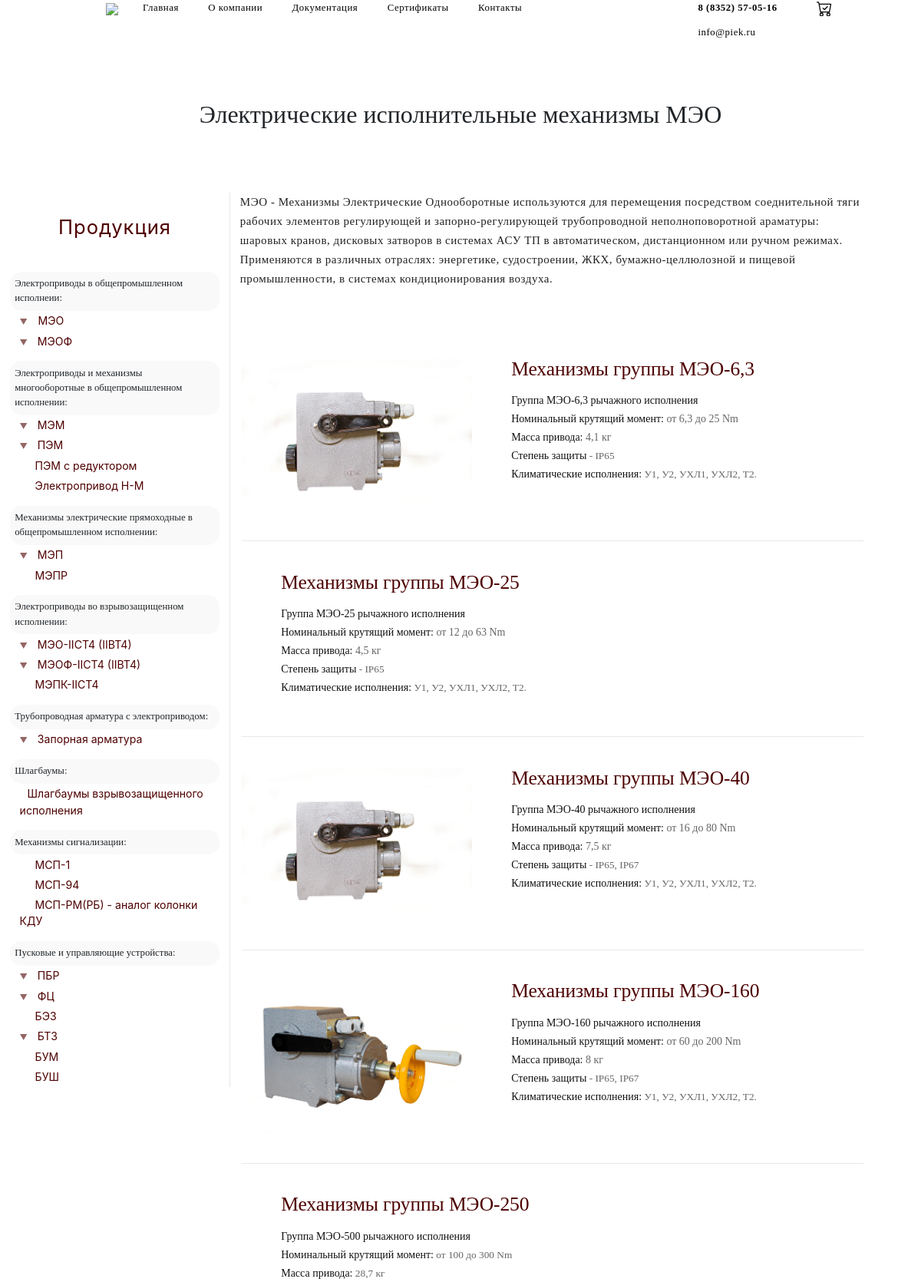
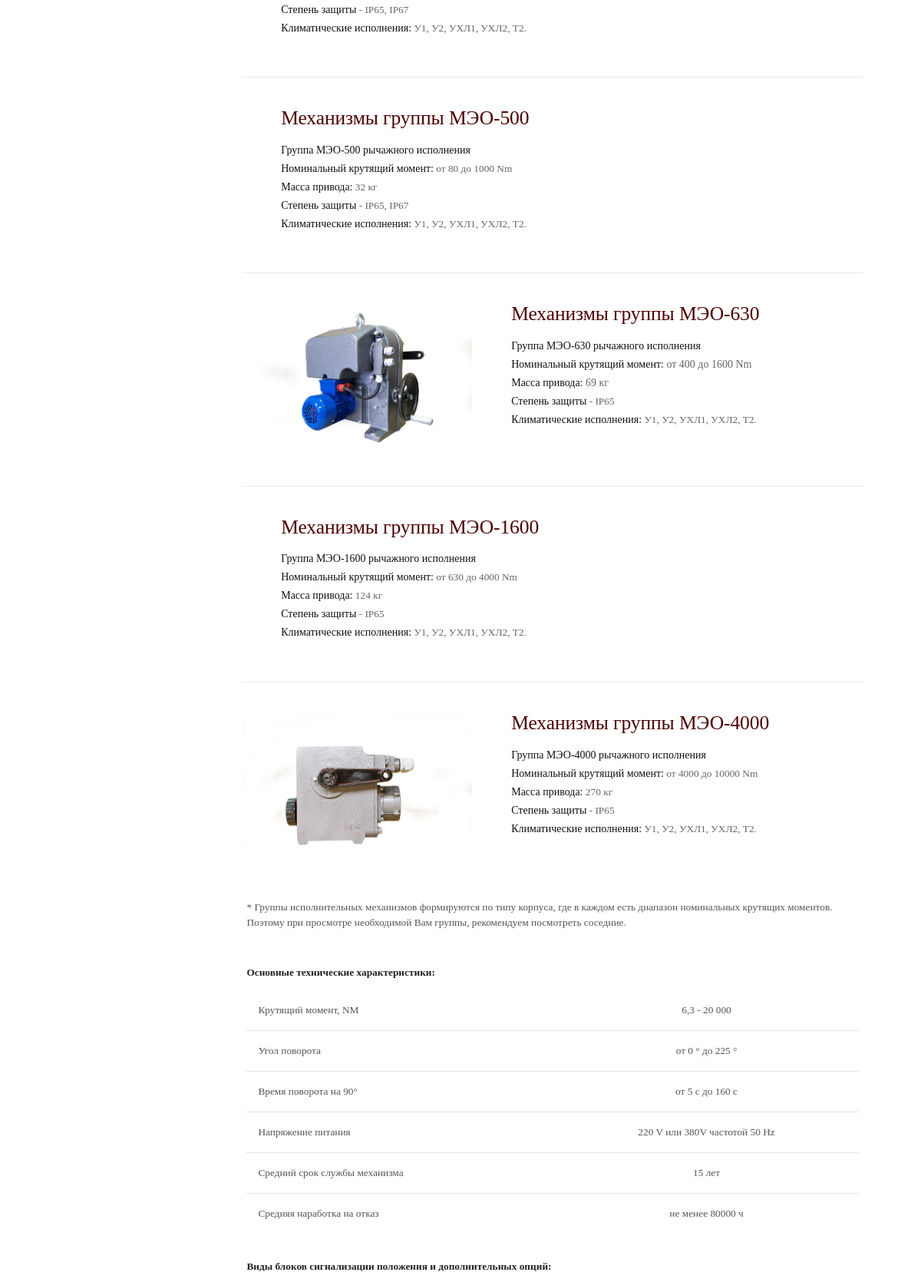
Screenshot of /catalog/mechanisms/meo/ (upper part) with the database file from the repository (2 pictures, top to bottom).
### mainapp/models.py (models this page shows, shortened)
class Group(models.Model):
    title       = models.CharField(max_length=250)
    position    = models.IntegerField('Позиция на странице', unique=True)
    meta_description = models.TextField(null=True, blank=True)
    name        = models.CharField('Название на странице группы', null=True, blank=True,max_length=250)
    img         = models.ImageField(upload_to='main_page', null=True, blank=True)
    slug        = models.CharField('url', unique=True, null=True, blank=True, max_length=200, help_text='for instance, "mechanisms/meo"' )
    description = HTMLField(null=True, blank=True)
    content     = HTMLField(null=True, blank=True)
    pic_of_hat  = models.ImageField(upload_to='pic_of_hat', null=True, blank=True, help_text='size: 1920x500px')
    class Meta:
        ordering = ['position']

class Product(models.Model):
    parent       = models.ForeignKey(Group, on_delete=models.CASCADE)
    slug_product = models.SlugField('url', help_text='for instance, "40 or 6_3"')
    meta_description = models.TextField(null=True, blank=True)
    img          = models.ImageField('Изображение для ссылки', upload_to='mechanisms_preview')
    href_title   = models.CharField("title group", max_length=250,)
    name         = models.CharField(max_length=250)
    h1_mod       = models.CharField(max_length=250)
    mod_table    = HTMLField(help_text="Указание идентификатора обязательно. id = 'MOD'")
    description  = HTMLField('description group', null=True, blank=True)
    content      = HTMLField()
    class Meta:
        ordering = ['id']

### mainapp/views.py (the view)
# urls.py: path('catalog/<path:slug>/', SubgroupDetailView, name='SubgroupDetailView'),
def SubgroupDetailView(request, slug):
    subgroup_info = get_object_or_404(Group, slug=slug)
    product_list  = Product.objects.filter(parent__slug=slug)
    return render(
    request,
    'mainapp/SubgroupDetailView.html',
    context = {
    'subgroup_info' : subgroup_info,
    'product_list'  : product_list,
    'in_cart_counter': cart_counter(request),
    })

### mainapp/views.py (called while the page is built)
def cart_counter(request):
    counter = 0
    if 'piek_cart' in request.session:
        for i in range(0, len(request.session['piek_cart'])):
            counter += int(request.session['piek_cart'][i].get('quantity'))
    return counter

### mainapp/templates/mainapp/SubgroupDetailView.html (shortened to what this page needs)
<!DOCTYPE html>
{% load static %}
<html xmlns="http://www.w3.org/1999/xhtml">
<head>
	{% include 'mainapp/parts/head-property.html' %}
	<link href="{% static 'css/SubgroupDetailView.css' %}" rel="stylesheet">
</head>
<body>
	{% if subgroup_info.pic_of_hat %}
	<style media="screen">
	:root{
		--navbar_bg_color: inherit;
		--nav_link_color: #fff;
		}
	</style>
	<div class="banner" style="background-image: url({{ subgroup_info.pic_of_hat.url }});">
		{% include 'mainapp/parts/header.html' %}
		<div class="container h-75">
		<h1 class="container banner-title align-middle p-3">{{subgroup_info.name}}</h1>
	</div>
</div>
<style media="screen">
.main-property{
	margin-top: 465px;
	border-top-left-radius: 40px;
	border-top-right-radius: 40px;
	z-index: 10;
	-webkit-box-shadow: 0px -4px 1px 1px rgba(237,237,237,1);
	-moz-box-shadow: 0px -4px 1px 1px rgba(237,237,237,1);
	box-shadow: 0px -4px 1px 1px rgba(237,237,237,1);
}
main{margin-bottom: -40px !important;}
.footer{position: relative; z-index: 10;}
@media (max-width: 768px){
	.main-property {
		border-top-left-radius: 0px;
		border-top-right-radius: 0px;
		margin-top: 0px !important;
	}
	.banner{
		position: relative;
		top: 0 !important;
		z-index: 99;
	}
}
</style>
{% else %}
{% include 'mainapp/parts/header.html' %}
<div style="z-index: 99!important; position: relative;background-color: #fff;">
<div class="container title">
	<div class="rellax" data-rellax-speed="-2">
		<h1 class="d-flex justify-content-center iphone-text-small py-md-3 py-5 px-3 text-center" style="margin-top: 7rem;">{{subgroup_info.name}}</h1>
	</div>
</div>
</div>
{% endif %}
<main class="main-property">
	<div class="row p-0 m-0">
		<div class="col-lg-3 d-none d-lg-flex justify-content-center p-0">
			{% include 'mainapp//minor/sidebar.html' %}
		</div>
		<div class="col-12 col-lg-9 col-xxl-6 col-xxl-pre-index col-xxl-6-index p-0">
			<div id="content-right" class="mx-auto">
				<div class="container px-3">
				{% if subgroup_info.description %}<div class="subgroup-description">{{subgroup_info.description | safe }}</div>{% endif %}
				</div>
				<section class="container m-auto pt-5">
					{% for product in product_list %}
					<div class="d-flex wrapper py-2 py-md-5 ">
						<a href="info/{{ product.slug_product }}" class="w-100">
							<div class="d-flex">
								<div class="flex-column justify-content-start py-3 py-md-0">
									<img src="{{ product.img.url }}" alt="">
								</div>
								<div class="flex-column justify-content-center w-100 px-md-5 position-relative">
									<h1 class="mb-md-3 px-3 py-4 py-md-0">{{ product.href_title }}</h1>
									<div class="d-none px-3 py-2 py-md-0 d-sm-flex flex-column description">{{ product.description |safe }}</div>
								</div>
							</div>
						</a>
					</div>
					{% endfor %}
				</section>
				<section class="container pb-5">
					<div class="content p-2">{{ subgroup_info.content|safe }}</div>
				</section>
		</div>
	</div>
</main>
</body>
</html>

### static/css/normal.css (style rules this page uses)
:root { --border: 1px solid #e8e8e8; brand_brown: #4e0000; }
* { outline:none; }
@media (min-width: 1200px) and (max-width: 1400px) { .col-xxl-6 { display: flex; flex: 0 0 70%; max-width: 70%; } }
.container { max-width: 1050px !important; padding-top:0px; }
html { margin-top: -25px; width: 100%; max-width: 100%; font-size: 0.8em; -webkit-font-smoothing: antialiased; box-sizing: border-box; }
body { width: 100% !important; overflow-x: hidden; margin: 0; padding: 0; overflow: visible; }
main { position: relative; margin: 0 auto; z-index: 2; border-bottom-left-radius: 40px; border-bottom-right-radius: 40px; background-color: #fff; -webkit-box-shadow: 0px 5px 5px 0px rgba(219,219,219,0.35); -moz-box-shadow: 0px 5px 5px 0px rgba(219,219,219,0.35); box-shadow: 0px 5px 5px 0px rgba(219,219,219,0.35); }
.title { padding: 0 5em; }
.container p,h1,h2,h3 { font-family: "Raleway"; }

### static/css/footer.css (style rules this page uses)
:root { --footer_bg_color: #f9f9f9; --tiny_footer_bg_color: #f9f9f9; --footer_text_color: #282828; }

### static/css/SubgroupDetailView.css (style rules this page uses)
:root { --description_font_size: 15px; --description_font_color: #222; --tables_cell_padding: 16px; --content_line_height: 20px; }
main { padding-top: 5rem; }
.title h1 { font-family: 'SF Ui Display'; font-weight: 400; }
.subgroup-description p, .subgroup-description span { font-family: "Raleway"; font-weight: 400; font-size: var(--description_font_size)!important; line-height: 25px; letter-spacing: .54px; color: var(--description_font_color); }
.content { font-family: 'SF UI Text'; color: #555; line-height: var(--content_line_height); }
.content strong { color: #222; }
table { width: 100%; border: hidden; }
table td { border-right: hidden;padding: var(--tables_cell_padding); }
table tr { border-bottom: 1px solid #e4e4e4; transition-duration: .2s; }
table td:first-of-type { padding-left: 15px; font-weight: 500; }
.wrapper:nth-of-type(1) { border: none; }
.wrapper { border-top: var(--border); transition: .3s; }
.wrapper h1 { display: inline-block!important; font-family: 'SF UI Display'; font-weight: normal; font-size: 2em; color: #4e0000; letter-spacing: -.005em; width: auto!important; transition: border-bottom .2s linear; border-bottom: 1px solid transparent; }
.wrapper p { font-family: 'SF UI Text'; color: #666; }
.wrapper img { width: 300px; height: auto; transition: .5s; }
.description p, .description strong { font-size: 14px!important; line-height: 24px; }
.description strong { font-weight: normal; color: #111 !important; }

### mainapp/templates/mainapp/SubgroupDetailView.html (style rules this page uses)
:root { --navbar_bg_color: #fff; --nav_link_color: #000; }

### rows the page displays
Group: name "Электрические исполнительные механизмы МЭО", description "МЭО - Механизмы Электрические Однооборотные используются для перемещения посредством соеднительной тяги рабочих элементов регулирующей и запорно-регулирующей трубопроводной неполноповоротной араматуры: шаровых кранов, дисковых затворов в системах АСУ ТП в автоматическом, дистанционном или ручном режимах. Применяются в различных отраслях: энергетике, судостроении, ЖКХ, бумажно-целлюлозной и пищевой промышленности, в системах кондиционирования воздуха.", content "* Группы исполнительных механизмов формируются по типу корпуса, где в каждом есть диапазон номинальных крутящих моментов. Поэтому при просмотре необходимой Вам группы, рекомендуем посмотреть соседние. Основные технические характеристики: Крутящий момент, NM 6,3 - 20 000 Угол поворота от 0 ° до 225 ° Время поворота на 90° от 5 с до 160 с Напряжение питания 220 V или 380V частотой 50 Hz Средний срок службы механизма 15 лет Средняя наработка на отказ не менее 80000 ч Виды блоков сигнализации положения и дополнительных опций:"
Product: img (picture), href_title "Механизмы группы МЭО-6,3", description "Группа МЭО-6,3 рычажного исполнения Номинальный крутящий момент: от 6,3 до 25 Nm Масса привода: 4,1 кг Степень защиты - IР65 Климатические исполнения: У1, У2, УХЛ1, УХЛ2, Т2."
Product: href_title "Механизмы группы МЭО-25", description "Группа МЭО-25 рычажного исполнения Номинальный крутящий момент: от 12 до 63 Nm Масса привода: 4,5 кг Степень защиты - IР65 Климатические исполнения: У1, У2, УХЛ1, УХЛ2, Т2."
Product: img (picture), href_title "Механизмы группы МЭО-40", description "Группа МЭО-40 рычажного исполнения Номинальный крутящий момент: от 16 до 80 Nm Масса привода: 7,5 кг Степень защиты - IР65, IР67 Климатические исполнения: У1, У2, УХЛ1, УХЛ2, Т2."
Product: img (picture), href_title "Механизмы группы МЭО-160", description "Группа МЭО-160 рычажного исполнения Номинальный крутящий момент: от 60 до 200 Nm Масса привода: 8 кг Степень защиты - IР65, IР67 Климатические исполнения: У1, У2, УХЛ1, УХЛ2, Т2."
Product: href_title "Механизмы группы МЭО-250", description "Группа МЭО-500 рычажного исполнения Номинальный крутящий момент: от 100 до 300 Nm Масса привода: 28,7 кг Степень защиты - IР65, IР67 Климатические исполнения: У1, У2, УХЛ1, УХЛ2, Т2."
Product: href_title "Механизмы группы МЭО-500", description "Группа МЭО-500 рычажного исполнения Номинальный крутящий момент: от 80 до 1000 Nm Масса привода: 32 кг Степень защиты - IР65, IР67 Климатические исполнения: У1, У2, УХЛ1, УХЛ2, Т2."
Product: img (picture), href_title "Механизмы группы МЭО-630", description "Группа МЭО-630 рычажного исполнения Номинальный крутящий момент: от 400 до 1600 Nm Масса привода: 69 кг Степень защиты - IР65 Климатические исполнения: У1, У2, УХЛ1, УХЛ2, Т2."
Product: href_title "Механизмы группы МЭО-1600", description "Группа МЭО-1600 рычажного исполнения Номинальный крутящий момент: от 630 до 4000 Nm Масса привода: 124 кг Степень защиты - IР65 Климатические исполнения: У1, У2, УХЛ1, УХЛ2, Т2."
Product: img (picture), href_title "Механизмы группы МЭО-4000", description "Группа МЭО-4000 рычажного исполнения Номинальный крутящий момент: от 4000 до 10000 Nm Масса привода: 270 кг Степень защиты - IР65 Климатические исполнения: У1, У2, УХЛ1, УХЛ2, Т2."
